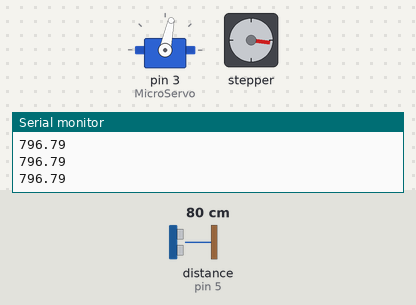
Bench run of a sketch on a simulated Arduino Uno, built with avr-gcc and run on an emulated ATmega328P. Shown: servo, stepper motor, the last lines printed to the serial monitor. Wiring (inferred from the names in the program): ultrasonic range finder: trigger pin 4; echo pin 5. The inputs (shaded band) are chosen by the test bench; at power-on: distance to the obstacle (sensor on pin 5) 80 cm. The echo pulse lasts 58.3 µs per cm; stepper angles assume 2048 steps per turn.

Above: at 1.2 s.
1.3 s: distance to the obstacle (sensor on pin 5) set to 14 cm
At 1.45 s:
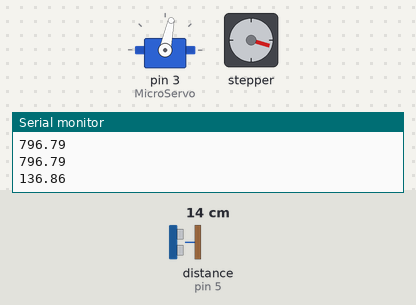
4.3 s: distance to the obstacle (sensor on pin 5) set to 11 cm
At 5.1 s:
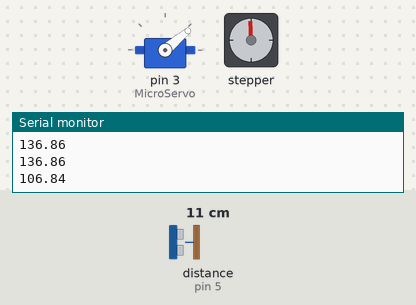
At 10.4 s:
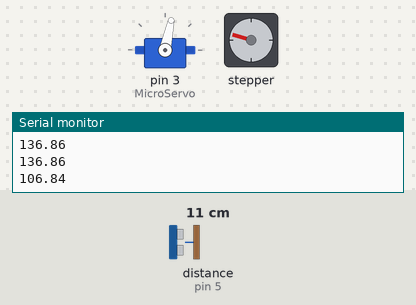
Timing chart, 0 to 28.0 s (numbered marks = the images above; inputs shaded):
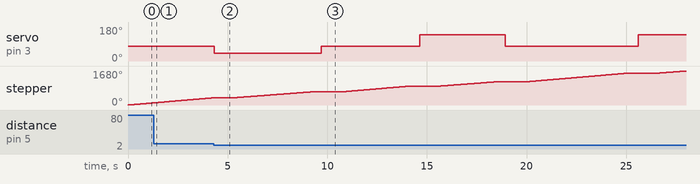

Measured:
- the behaviour switches between 13 and 12 cm on distance to the obstacle (sensor on pin 5) (found by bisection; images 1 and 2)
- after the input at 4.3 s, servo on pin 3 (MicroServo): 78° → 40° at once, → 78° 5.4 s later, → 140° 4.9 s later, → 78° 4.3 s later

The sketch:

MEC830_PROJECT2_TASK3.ino
```cpp
#include <Stepper.h>
#include <Servo.h>

const float STEPS_PER_REV = 32;
const float GEAR_RED = 64;
const float STEPS_PER_OUT_REV = STEPS_PER_REV * GEAR_RED; //Steps per Revolution

int StepsRequired, pos = 78;
int trig = 4;
int echo = 5;
float duration, distance;

Stepper steppermotor(STEPS_PER_REV, 8, 10, 9, 12);
Servo MicroServo;

void setup() {
MicroServo.attach(3);
Serial.begin(9600);
MicroServo.write(pos);
pinMode(4, OUTPUT);
pinMode(5, INPUT);
}

void loop() {

  digitalWrite(trig,LOW);
  delayMicroseconds(2);
  digitalWrite(trig,HIGH);
  delayMicroseconds(10);
  digitalWrite(trig,LOW);
  duration = pulseIn(echo,HIGH); // duration for pulse to reach detector (in microseconds)
  distance = 1000.0*(343.0*(duration/2.0))/1000000.0; // DISTANCE IN MM

  Serial.print(distance);
  Serial.println();

  if (distance > 120){
    StepsRequired = STEPS_PER_OUT_REV*0.1;
    steppermotor.setSpeed(900);
    steppermotor.step(StepsRequired);
  }

  if (distance <= 120){
    MicroServo.write(40);
    delay(1000);

    StepsRequired = STEPS_PER_OUT_REV*0.80;
    steppermotor.setSpeed(800);
    steppermotor.step(StepsRequired);

    delay(500);
    MicroServo.write(pos);
    delay(1000);

    StepsRequired = STEPS_PER_OUT_REV*0.80;
    steppermotor.setSpeed(900);
    steppermotor.step(StepsRequired);

    delay(500);
    MicroServo.write(140);
    delay(1000);

    StepsRequired = STEPS_PER_OUT_REV*0.58;
    steppermotor.setSpeed(800);
    steppermotor.step(StepsRequired);

    delay(500);
    MicroServo.write(pos);
    delay(1000);

    StepsRequired = STEPS_PER_OUT_REV*1.2;
    steppermotor.setSpeed(900);
    steppermotor.step(StepsRequired);

    delay(500);
    MicroServo.write(140);
    delay(1000);

    StepsRequired = STEPS_PER_OUT_REV*0.58;
    steppermotor.setSpeed(800);
    steppermotor.step(StepsRequired);

    delay(500);
    MicroServo.write(pos);
    delay(1000);

    StepsRequired = STEPS_PER_OUT_REV*0.80;
    steppermotor.setSpeed(900);
    steppermotor.step(StepsRequired);

    delay(500);
    MicroServo.write(40);
    delay(1000);

    StepsRequired = STEPS_PER_OUT_REV*0.80;
    steppermotor.setSpeed(800);
    steppermotor.step(StepsRequired);

    delay(500);
    MicroServo.write(pos+4);
    delay(1000);

    StepsRequired = STEPS_PER_OUT_REV*3.875;
    steppermotor.setSpeed(900);
    steppermotor.step(StepsRequired);

    delay(10000);


  }


}
```
